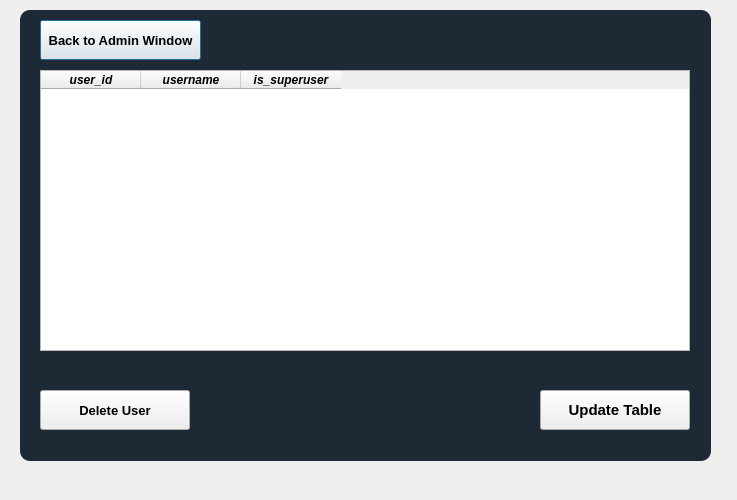
<?xml version="1.0" encoding="UTF-8"?>
<ui version="4.0">
 <class>DeleteUserTableWindow</class>
 <widget class="QDialog" name="DeleteUserTableWindow">
  <property name="geometry">
   <rect>
    <x>0</x>
    <y>0</y>
    <width>737</width>
    <height>500</height>
   </rect>
  </property>
  <property name="windowTitle">
   <string>Dialog</string>
  </property>
  <widget class="QLabel" name="label">
   <property name="geometry">
    <rect>
     <x>20</x>
     <y>10</y>
     <width>691</width>
     <height>451</height>
    </rect>
   </property>
   <property name="styleSheet">
    <string notr="true">background-color: rgba(16, 30, 41, 240);
border-radius: 10px;</string>
   </property>
   <property name="text">
    <string/>
   </property>
  </widget>
  <widget class="QTableWidget" name="tableWidget">
   <property name="geometry">
    <rect>
     <x>40</x>
     <y>70</y>
     <width>650</width>
     <height>281</height>
    </rect>
   </property>
   <property name="font">
    <font>
     <weight>75</weight>
     <italic>true</italic>
     <bold>true</bold>
    </font>
   </property>
   <attribute name="horizontalHeaderCascadingSectionResizes">
    <bool>true</bool>
   </attribute>
   <attribute name="horizontalHeaderMinimumSectionSize">
    <number>60</number>
   </attribute>
   <attribute name="verticalHeaderDefaultSectionSize">
    <number>50</number>
   </attribute>
   <attribute name="verticalHeaderMinimumSectionSize">
    <number>50</number>
   </attribute>
   <attribute name="verticalHeaderShowSortIndicator" stdset="0">
    <bool>false</bool>
   </attribute>
   <column>
    <property name="text">
     <string>user_id</string>
    </property>
   </column>
   <column>
    <property name="text">
     <string>username</string>
    </property>
   </column>
   <column>
    <property name="text">
     <string>is_superuser</string>
    </property>
   </column>
  </widget>
  <widget class="QPushButton" name="back_to_admin_window_button">
   <property name="geometry">
    <rect>
     <x>40</x>
     <y>20</y>
     <width>161</width>
     <height>40</height>
    </rect>
   </property>
   <property name="font">
    <font>
     <pointsize>10</pointsize>
     <weight>75</weight>
     <bold>true</bold>
    </font>
   </property>
   <property name="text">
    <string>Back to Admin Window</string>
   </property>
  </widget>
  <widget class="QPushButton" name="delete_user_button">
   <property name="geometry">
    <rect>
     <x>40</x>
     <y>390</y>
     <width>150</width>
     <height>40</height>
    </rect>
   </property>
   <property name="font">
    <font>
     <pointsize>10</pointsize>
     <weight>75</weight>
     <bold>true</bold>
    </font>
   </property>
   <property name="text">
    <string>Delete User</string>
   </property>
  </widget>
  <widget class="QPushButton" name="update_table_button">
   <property name="geometry">
    <rect>
     <x>540</x>
     <y>390</y>
     <width>150</width>
     <height>40</height>
    </rect>
   </property>
   <property name="font">
    <font>
     <pointsize>11</pointsize>
     <weight>75</weight>
     <bold>true</bold>
    </font>
   </property>
   <property name="text">
    <string>Update Table</string>
   </property>
  </widget>
 </widget>
 <resources/>
 <connections/>
</ui>
